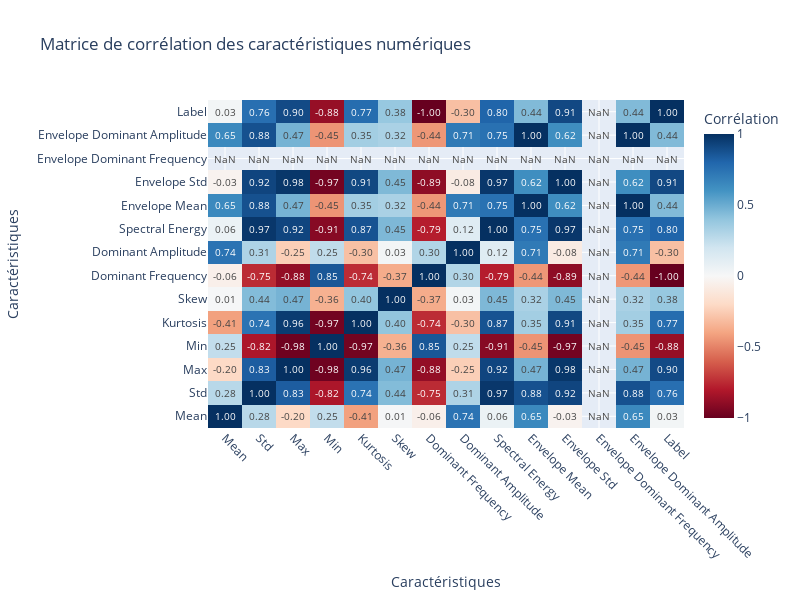

Notebook cell for this chart:
### Code cell
import pandas as pd
import numpy as np
import plotly.graph_objects as go
from IPython.display import display, Markdown

# Sélectionner les colonnes numériques
numeric_cols = df.select_dtypes(include=[np.number]).columns
df_numeric = df[numeric_cols]
corr_matrix = df_numeric.corr()

# Créer une heatmap avec Plotly
fig = go.Figure(data=go.Heatmap(
    z=corr_matrix.values,  # Valeurs de la matrice de corrélation
    x=corr_matrix.columns,  # Noms des colonnes (axe x)
    y=corr_matrix.columns,  # Noms des lignes (axe y)
    colorscale='RdBu',  # Équivalent de 'coolwarm' (rouge-bleu)
    zmin=-1, zmax=1,  # Limites pour l'échelle de couleur
    text=corr_matrix.values,  # Valeurs à afficher dans les cellules
    texttemplate="%{text:.2f}",  # Format des valeurs (2 décimales)
    textfont={"size": 10},  # Taille de la police des annotations
    colorbar=dict(title="Corrélation"),  # Titre de la barre de couleur
))

# Mettre à jour la mise en page
fig.update_layout(
    title="Matrice de corrélation des caractéristiques numériques",
    width=800,  # Largeur de la figure
    height=600,  # Hauteur de la figure
    xaxis_title="Caractéristiques",
    yaxis_title="Caractéristiques",
    xaxis=dict(tickangle=45),  # Rotation des étiquettes sur l'axe x
)

# Afficher la figure
fig.show()

### Figure 1 — Plotly figure (JSON) as saved in the notebook; plotly's stock layout.template omitted (floating-point values rounded to 4 significant figures; data arrays with more than 128 entries replaced by an {"elided": "..."} marker saying what was removed)
{"data": [{"colorbar": {"title": {"text": "Corrélation"}}, "colorscale": [[0, "rgb(103,0,31)"], [0.1, "rgb(178,24,43)"], [0.2, "rgb(214,96,77)"], [0.3, "rgb(244,165,130)"], [0.4, "rgb(253,219,199)"], [0.5, "rgb(247,247,247)"], [0.6, "rgb(209,229,240)"], [0.7, "rgb(146,197,222)"], [0.8, "rgb(67,147,195)"], [0.9, "rgb(33,102,172)"], [1, "rgb(5,48,97)"]], "text": {"elided": "14x14 float values"}, "textfont": {"size": 10}, "texttemplate": "%{text:.2f}", "type": "heatmap", "x": ["Mean", "Std", "Max", "Min", "Kurtosis", "Skew", "Dominant Frequency", "Dominant Amplitude", "Spectral Energy", "Envelope Mean", "Envelope Std", "Envelope Dominant Frequency", "Envelope Dominant Amplitude", "Label"], "y": ["Mean", "Std", "Max", "Min", "Kurtosis", "Skew", "Dominant Frequency", "Dominant Amplitude", "Spectral Energy", "Envelope Mean", "Envelope Std", "Envelope Dominant Frequency", "Envelope Dominant Amplitude", "Label"], "z": {"elided": "14x14 float values"}, "zmax": 1, "zmin": -1}], "layout": {"height": 600, "title": {"text": "Matrice de corrélation des caractéristiques numériques"}, "width": 800, "xaxis": {"tickangle": 45, "title": {"text": "Caractéristiques"}}, "yaxis": {"title": {"text": "Caractéristiques"}}}}
